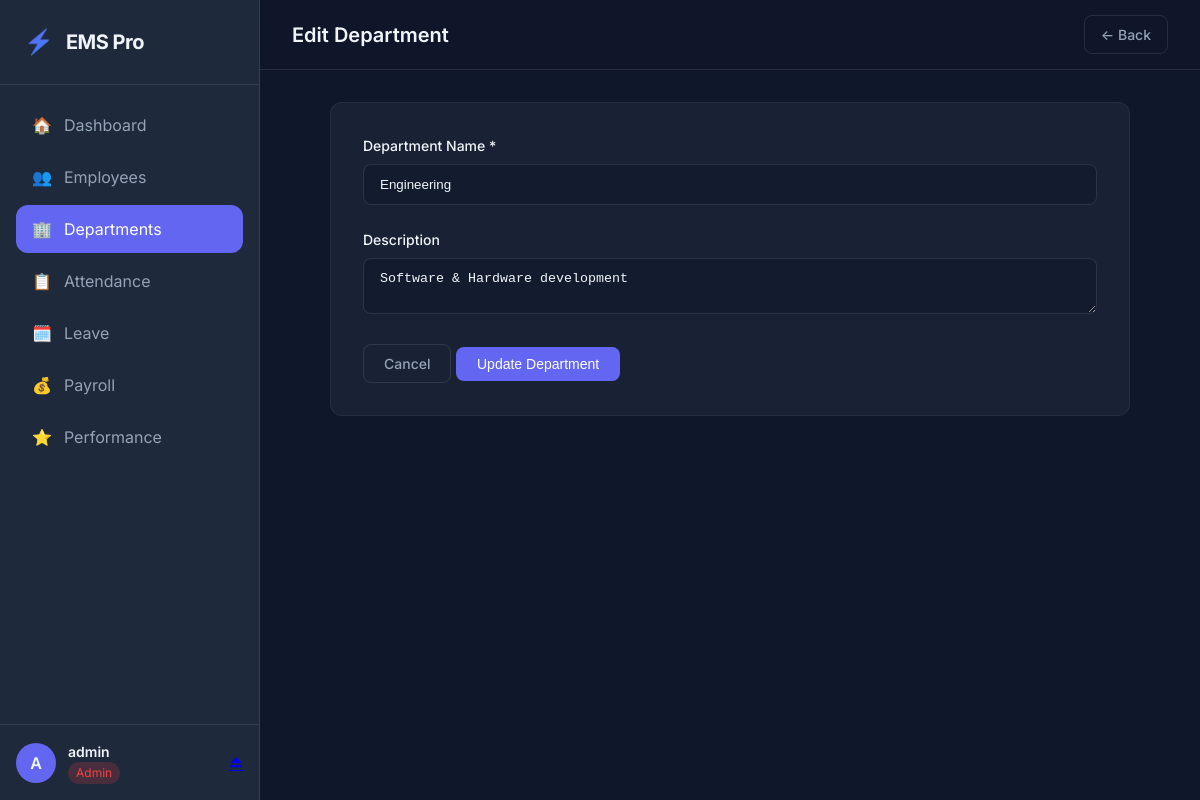
Page /departments/1/edit (signed in) on the committed database.
### app/models/models.py (models this page shows, shortened)
class User(UserMixin, db.Model):
    __tablename__ = "users"
    id            = db.Column(db.Integer, primary_key=True, autoincrement=True)
    username      = db.Column(db.String(50), unique=True, nullable=False)
    password_hash = db.Column(db.String(128), nullable=False)
    role          = db.Column(db.String(20), default=UserRole.EMPLOYEE.value)
    employee_id   = db.Column(db.Integer, db.ForeignKey("employees.id"), nullable=True)
    is_active     = db.Column(db.Boolean, default=True)
    last_login    = db.Column(db.DateTime, nullable=True)
    created_at    = db.Column(db.DateTime, default=datetime.utcnow)
    employee = db.relationship("Employee", back_populates="user")
    @property
    def is_admin(self) -> bool:
        return self.role == UserRole.ADMIN.value

class Department(db.Model):
    __tablename__ = "departments"
    id          = db.Column(db.Integer, primary_key=True, autoincrement=True)
    name        = db.Column(db.String(100), unique=True, nullable=False)
    description = db.Column(db.Text, default="")
    created_at  = db.Column(db.DateTime, default=datetime.utcnow)
    employees = db.relationship("Employee", back_populates="department", lazy="select")

### app/routes/departments.py (the view, shortened to what this page needs)
@departments_bp.route("/<int:dept_id>/edit", methods=["GET", "POST"])
@admin_required
def edit_department(dept_id):
    department = DepartmentService.get_by_id(dept_id)
    if not department:
        flash("Department not found.", "danger")
        return redirect(url_for("departments.list_departments"))
    return render_template("departments/form.html",
                           department=department, mode="edit")

### app/services/department_service.py (called while the page is built)
    @staticmethod
    def get_by_id(dept_id: int) -> dict | None:
        d = db.session.get(Department, dept_id)
        return DepartmentService._to_dict(d) if d else None

    @staticmethod
    def _to_dict(d: Department) -> dict:
        if d is None:
            return {}
        return {
            "id":          d.id,
            "name":        d.name,
            "description": d.description,
            "created_at":  str(d.created_at),
        }

### app/templates/departments/form.html (shortened to what this page needs)
{% extends "base.html" %}
{% set is_edit = mode == 'edit' %}
{% block page_title %}{{ 'Edit Department' if is_edit else 'New Department' }}{% endblock %}
{% block topbar_actions %}
  <a href="{{ url_for('departments.list_departments') }}" class="btn btn-ghost btn-sm">← Back</a>
{% endblock %}
{% block content %}
<div class="form-card form-card-sm">
  <form method="POST" novalidate>
    <div class="form-group">
      <label for="name" class="form-label">Department Name <span class="req">*</span></label>
      <input type="text" id="name" name="name" class="form-input"
             value="{{ department.name if department else '' }}"
             placeholder="e.g. Engineering" required maxlength="100"/>
    </div>
    <div class="form-group">
      <label for="description" class="form-label">Description</label>
      <textarea id="description" name="description" class="form-input form-textarea"
                placeholder="Brief description of the department's function…">{{ department.description if department else '' }}</textarea>
    </div>
    <div class="form-actions">
      <a href="{{ url_for('departments.list_departments') }}" class="btn btn-ghost">Cancel</a>
      <button type="submit" class="btn btn-primary">
        {{ 'Update Department' if is_edit else 'Create Department' }}
      </button>
    </div>
  </form>
</div>
{% endblock %}

### app/templates/base.html (shortened to what this page needs)
<!DOCTYPE html>
<html lang="en">
<head>
  <link rel="stylesheet" href="{{ url_for('static', filename='css/main.css') }}"/>
</head>
<body class="{% if not current_user.is_authenticated %}auth-page{% endif %}">
{% if current_user.is_authenticated %}
<aside class="sidebar" id="sidebar">
  <div class="sidebar-brand">
    <div class="brand-icon">⚡</div>
    <span class="brand-text">EMS Pro</span>
  </div>
  <nav class="sidebar-nav">
    <a href="{{ url_for('dashboard.index') }}"
       class="nav-item {% if request.endpoint == 'dashboard.index' %}active{% endif %}">
      <span class="nav-icon">🏠</span><span class="nav-label">Dashboard</span>
    </a>
    <a href="{{ url_for('employees.list_employees') }}"
       class="nav-item {% if 'employees' in request.endpoint %}active{% endif %}">
      <span class="nav-icon">👥</span><span class="nav-label">Employees</span>
    </a>
    {% if current_user.is_admin %}
    <a href="{{ url_for('departments.list_departments') }}"
       class="nav-item {% if 'departments' in request.endpoint %}active{% endif %}">
      <span class="nav-icon">🏢</span><span class="nav-label">Departments</span>
    </a>
    {% endif %}
    <a href="{{ url_for('attendance.list_attendance') }}"
       class="nav-item {% if 'attendance' in request.endpoint %}active{% endif %}">
      <span class="nav-icon">📋</span><span class="nav-label">Attendance</span>
    </a>
    <a href="{{ url_for('leave.list_leave') }}"
       class="nav-item {% if 'leave' in request.endpoint %}active{% endif %}">
      <span class="nav-icon">🗓️</span><span class="nav-label">Leave</span>
    </a>
    <a href="{{ url_for('payroll.list_payroll') }}"
       class="nav-item {% if 'payroll' in request.endpoint %}active{% endif %}">
      <span class="nav-icon">💰</span><span class="nav-label">Payroll</span>
    </a>
    <a href="{{ url_for('performance.list_performance') }}"
       class="nav-item {% if 'performance' in request.endpoint %}active{% endif %}">
      <span class="nav-icon">⭐</span><span class="nav-label">Performance</span>
    </a>
  </nav>
  <div class="sidebar-footer">
    <div class="user-info">
      <div class="user-avatar">{{ current_user.username[0].upper() }}</div>
      <div class="user-details">
        <span class="user-name">{{ current_user.username }}</span>
        <span class="user-role badge-{{ 'admin' if current_user.is_admin else 'emp' }}">
          {{ current_user.role | capitalize }}
        </span>
      </div>
    </div>
    <a href="{{ url_for('auth.logout') }}" class="logout-btn" title="Logout">⏏</a>
  </div>
</aside>
<div class="main-wrapper">
  <header class="topbar">
    <div class="topbar-title">{% block page_title %}{% endblock %}</div>
    <div class="topbar-actions">{% block topbar_actions %}{% endblock %}</div>
  </header>
  <main class="content">
    {% block content %}{% endblock %}
  </main>
</div>
{% else %}
  {% block auth_content %}{% endblock %}
{% endif %}
</body>
</html>

### app/static/css/main.css (style rules this page uses)
:root { --primary: #6366f1; --primary-hover: #4f46e5; --secondary: #64748b; --success: #10b981; --warning: #f59e0b; --danger: #ef4444; --info: #3b82f6; --bg-main: #0f172a; --bg-card: rgba(30, 41, 59, 0.7); --bg-sidebar: #1e293b; --bg-topbar: rgba(15, 23, 42, 0.8); --text-main: #f1f5f9; --text-muted: #94a3b8; --text-on-primary: #ffffff; --border-color: rgba(255, 255, 255, 0.1); --border-glass: rgba(255, 255, 255, 0.05); --sidebar-width: 260px; --topbar-height: 70px; --border-radius: 12px; --transition: all 0.3s cubic-bezier(0.4, 0, 0.2, 1); --shadow: 0 10px 15px -3px rgba(0, 0, 0, 0.1), 0 4px 6px -2px rgba(0, 0, 0, 0.05); --shadow-lg: 0 20px 25px -5px rgba(0, 0, 0, 0.1), 0 10px 10px -5px rgba(0, 0, 0, 0.04); }
* { margin: 0; padding: 0; box-sizing: border-box; }
body { font-family: 'Inter', -apple-system, sans-serif; background-color: var(--bg-main); color: var(--text-main); line-height: 1.5; overflow-x: hidden; }
.main-wrapper { margin-left: var(--sidebar-width); min-height: 100vh; transition: var(--transition); display: flex; flex-direction: column; }
.content { padding: 2rem; flex: 1; }
.sidebar { position: fixed; top: 0; left: 0; width: var(--sidebar-width); height: 100vh; background-color: var(--bg-sidebar); border-right: 1px solid var(--border-color); display: flex; flex-direction: column; z-index: 1000; transition: var(--transition); }
.sidebar-brand { padding: 1.5rem; display: flex; align-items: center; gap: 0.75rem; border-bottom: 1px solid var(--border-color); }
.brand-icon { font-size: 1.5rem; background: linear-gradient(135deg, var(--primary), var(--info)); -webkit-background-clip: text; -webkit-text-fill-color: transparent; }
.brand-text { font-weight: 700; font-size: 1.25rem; letter-spacing: -0.025em; }
.sidebar-nav { flex: 1; padding: 1rem; overflow-y: auto; }
.nav-item { display: flex; align-items: center; gap: 0.75rem; padding: 0.75rem 1rem; color: var(--text-muted); text-decoration: none; border-radius: var(--border-radius); margin-bottom: 0.25rem; transition: var(--transition); }
.nav-item:hover, .nav-item.active { background-color: rgba(99, 102, 241, 0.1); color: var(--primary); }
.nav-item.active { background-color: var(--primary); color: var(--text-on-primary); }
.sidebar-footer { padding: 1rem; border-top: 1px solid var(--border-color); display: flex; align-items: center; justify-content: space-between; }
.user-info { display: flex; align-items: center; gap: 0.75rem; }
.user-avatar { width: 40px; height: 40px; background-color: var(--primary); border-radius: 50%; display: flex; align-items: center; justify-content: center; font-weight: 600; }
.user-details { display: flex; flex-direction: column; }
.user-name { font-size: 0.875rem; font-weight: 600; }
.user-role { font-size: 0.75rem; padding: 2px 8px; border-radius: 20px; }
.badge-admin { background-color: rgba(239, 68, 68, 0.2); color: var(--danger); }
.topbar { height: var(--topbar-height); background-color: var(--bg-topbar); backdrop-filter: blur(10px); border-bottom: 1px solid var(--border-color); display: flex; align-items: center; justify-content: space-between; padding: 0 2rem; position: sticky; top: 0; z-index: 900; }
.topbar-title { font-size: 1.25rem; font-weight: 600; }
.btn { display: inline-flex; align-items: center; justify-content: center; gap: 0.5rem; padding: 0.5rem 1.25rem; border-radius: 8px; font-weight: 500; cursor: pointer; transition: var(--transition); border: 1px solid transparent; text-decoration: none; font-size: 0.875rem; }
.btn-primary { background-color: var(--primary); color: white; }
.btn-ghost { background: transparent; color: var(--text-muted); border-color: var(--border-color); }
.btn-sm { padding: 8px 16px; }
.form-card { max-width: 800px; margin: 0 auto; background: var(--bg-card); padding: 2rem; border-radius: var(--border-radius); border: 1px solid var(--border-glass); }
.form-group { margin-bottom: 1.5rem; }
.form-label { display: block; font-size: 0.875rem; font-weight: 500; margin-bottom: 0.5rem; }
.form-input, .form-select { width: 100%; padding: 0.75rem 1rem; background-color: rgba(15, 23, 42, 0.5); border: 1px solid var(--border-color); border-radius: 8px; color: var(--text-main); transition: var(--transition); }

### rows in the picture
User: username "A", username "admin", role "Admin"
Department: name "Engineering", description "Software & Hardware development"

### other values in the picture
{{ 'Edit Department' if is_edit else 'New Department' }} "Edit Department"
{{ 'Update Department' if is_edit else 'Create Department' }} "Update Department"
